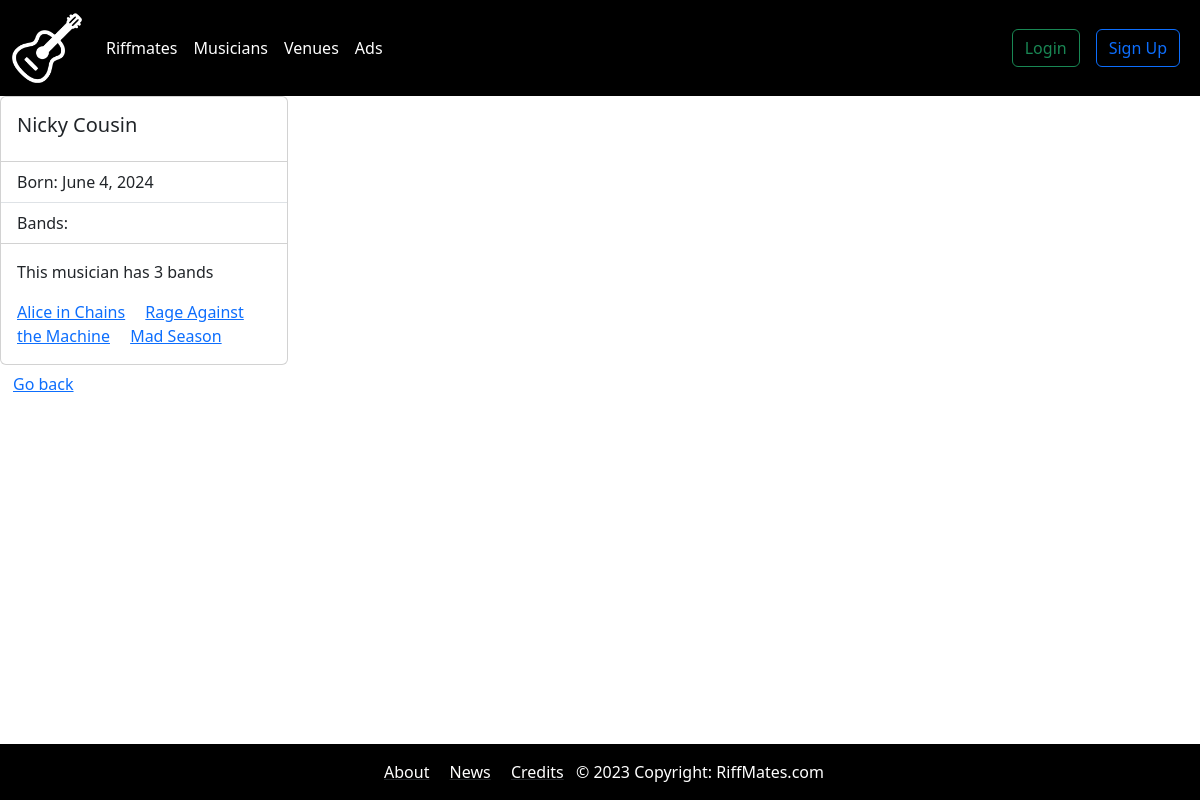
The page /bands/musician/11/ on the database its author committed.
### bands/models.py (models this page shows, shortened)
class Musician(models.Model):
    first_name = models.CharField(max_length=30)
    last_name = models.CharField(max_length=30)
    birth_date = models.DateField(null=True, blank=True)
    picture = models.ImageField(blank=True, null=True)

class Band(models.Model):
    name = models.CharField(max_length=100)
    musicians = models.ManyToManyField(Musician)

### bands/views.py (the view)
# urls.py: path('musician/<int:musician_id>/', views.get_musician, name="musician"),
def get_musician(request, musician_id):
    musician = get_object_or_404(Musician, id=musician_id)
    edit_allowed = False
    if request.user.is_authenticated:
        user_profile = request.user.userprofile
        if user_profile.musician_profiles.filter(id=musician.id).exists():
            edit_allowed = True
    data = {
        'musician': musician,
        'bands': musician.band_set.all(),
        'edit_allowed': edit_allowed
    }
    return render(request, "musician.html", data)

### templates/musician.html (shortened to what this page needs)
{% extends "base.html" %}
{% block content %}
<div class="card" style="width: 18rem;">
  <div class="card-body">
    <h5 class="card-title font-weight-bold">{{musician.first_name}} {{musician.last_name}}</h5>
  </div>
  <ul class="list-group list-group-flush">
    <li class="list-group-item font-weight-bold">Born:
      <span class="font-weight-light">{{musician.birth_date}}</span>
    </li>
    <li class="list-group-item font-weight-bold">Bands:</li>
  </ul>
  <div class="card-body">
    <p>This musician has {{ bands|length }} band{{ bands|pluralize }}</p>
    {% for band in bands %}
      <a href="{% url 'band' band.id %}" class="card-link">{{ band.name }}</a>
    {% endfor %}
  </div>
</div>
<button type="button" onClick="javascript:history.go(-1)" class="btn btn-link">Go back</button>
{% endblock content %}

### static/css/styles.css (style rules this page uses)
body { margin-bottom: 100px; }

### rows shown on the page
Musician: first_name "Nicky", last_name "Cousin", birth_date "June 4, 2024"
Band: name "Alice in Chains"
Band: name "Rage Against the Machine"
Band: name "Mad Season"

### other values the page prints
{{ bands|length }} "3"
